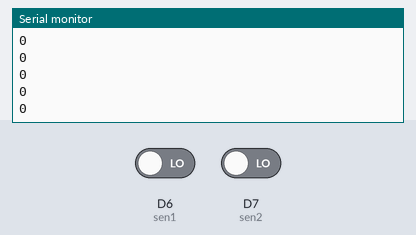
Bench run of a sketch on a simulated ESP8266 (NodeMCU). Shown: the last lines printed to the serial monitor. Inputs (shaded band) come from the test bench; at power-on: D6 (sen1) LOW, D7 (sen2) LOW. WiFi joins after 1.5 s; servers stay silent unless stated.

Above: at 3.0 s.
3.1 s: D6 (sen1) driven HIGH
At 3.14 s:
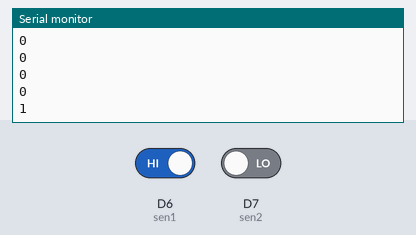
4.6 s: D7 (sen2) driven HIGH
At 4.67 s:
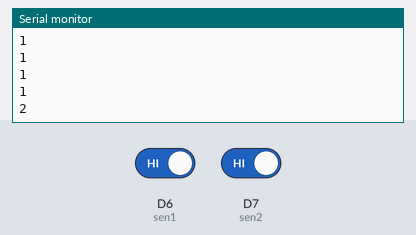
Timing chart, 0 to 7.6 s (numbered marks = the images above; inputs shaded):
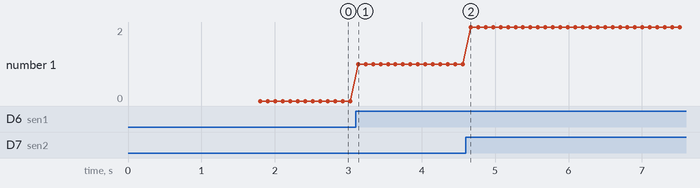

The sketch:

RainTippingSensorBlynk.ino
```cpp
/*************************************************************

  This example shows how value can be pushed from Arduino to
  the Blynk App.

  NOTE:
  BlynkTimer provides SimpleTimer functionality:
    http://playground.arduino.cc/Code/SimpleTimer

  App dashboard setup:
    Value Display widget attached to Virtual Pin V5
 *************************************************************/
#include <Arduino.h>

/* Fill-in information from Blynk Device Info here */
#define BLYNK_TEMPLATE_ID     "TMPL6qDu0KYtT"
#define BLYNK_TEMPLATE_NAME   "Rain Tipping"
#define BLYNK_AUTH_TOKEN      "i40mLgHB9NZXQ40-LnCc_mhHc3_VteYA"

/* Comment this out to disable prints and save space */
#define BLYNK_PRINT Serial

#include <ESP8266WiFi.h>
#include <BlynkSimpleEsp8266.h>
#include "scheduler.h"

// Your WiFi credentials.
// Set password to "" for open networks.
char ssid[] = "kaivan home";
char pass[] = "kaivan1301";

const int sen1 = D6;
const int sen2 = D7;
int count1 = 0;
int count2 = 0;
int tipping = 0;
float volume;
bool var1 = 0;
bool var2 = 0;
bool sen1now = 0;
bool sen2now = 0;


void getData() {
  sen1now = digitalRead(sen1);
  sen2now = digitalRead(sen2);
  if(sen1now && !var1){
    count1++;
    var1 = true;
    delay(10);
  }
  else if(!sen1now){
    var1 = false;
  }

  if(sen2now && !var2){
    count2++;
    var2 = true;
    delay(10);
  }
  else if(!sen2now){
    var2 = false;
  }
  tipping = count1+count2;
  volume=(tipping-1)*0.8952;//masih direvisi
  Blynk.virtualWrite(V0, tipping-1);      // Upload data to Blynk
  Blynk.virtualWrite(V1, volume);      // Upload data to Blynk


  Serial.println(tipping);
}

TaskScheduler uploadBLYNK(1, "upload", 100, getData);

void setup()
{
  // Debug console
  Serial.begin(9600);
  pinMode(sen1, INPUT);
  pinMode(sen2, INPUT);
  Blynk.begin(BLYNK_AUTH_TOKEN, ssid, pass);
}

void loop()
{
  Blynk.run();
  uploadBLYNK.runTask();
}
```

scheduler.cpp
```cpp
#include "scheduler.h"

TaskScheduler::TaskScheduler(uint8_t idTask, String name, uint16_t delay, void (*taskFunc)())
{
    this -> idTask = idTask;
    this -> name = name;
    this -> delay = delay;
    this -> taskFunc = taskFunc;
}

TaskScheduler::~TaskScheduler(){}

void TaskScheduler::runTask()
{
    if(millis() - prevMillis > delay && !isSuspended)
    {
        taskFunc();
        prevMillis = millis();
    }
}

void TaskScheduler::suspendTask()
{
    isSuspended = true;
}

void TaskScheduler::resumeTask()
{
    isSuspended = false;
}

void TaskScheduler::suspendAllTask()
{
    isSuspended = true;
}
```

scheduler.h
```cpp
#ifndef TASKSCHEDULER_H
#define TASKSCHEDULER_H

#include <Arduino.h>

class TaskScheduler {
private:
    String name;
    uint16_t delay;
    uint8_t idTask;
    uint32_t prevMillis = 0;
    void (*taskFunc)();
    bool isSuspended = false;

public:
    TaskScheduler(uint8_t idTask, String name, uint16_t delay, void (*taskFunc)());
    ~TaskScheduler();
    void runTask();
    void suspendTask();
    void resumeTask();
    void suspendAllTask();
};

#endif // TASKSCHEDULER_H
```

Measured:
- after the input at 3.1 s, the serial monitor: prints a new line at once (image 1)
- after the input at 4.6 s, the serial monitor: prints a new line after 0.07 s (image 2)
- plotted number 1: 0 → 1 after the input at 3.1 s, 1 → 2 after the input at 4.6 s
